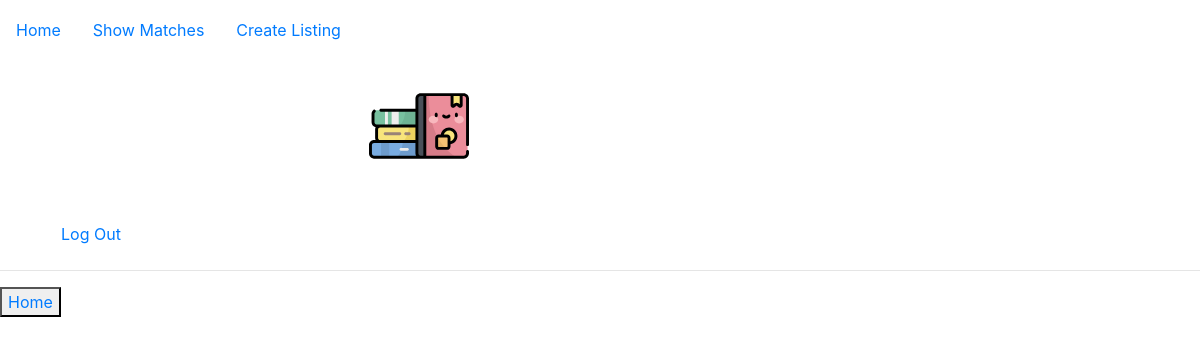
Before: /active (signed in) with the older database file.
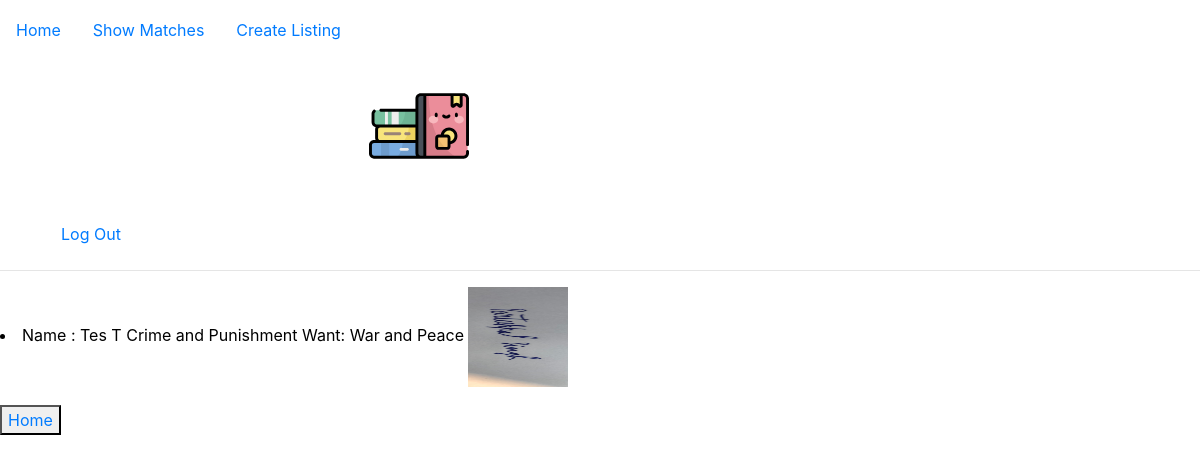
After: the same page with the newer database file.
### bookswap/models.py (models this page shows, shortened)
class Listing(models.Model):
    user=models.ForeignKey(settings.AUTH_USER_MODEL,on_delete=models.CASCADE)
    first_name=models.CharField(max_length=30)
    last_name=models.CharField(max_length=30)
    have=models.CharField(max_length=120)
    want=models.CharField(max_length=120)
    img=models.ImageField(upload_to="images/'",null=True)
    check_req=models.IntegerField(max_length=4,default=0)

### bookswap/views.py (the view)
# urls.py: path("active",views.active_listings,name="active"),
def active_listings(request):
     data=Listing.objects.filter(check_req=0)
     data1=Listing.objects.filter(check_req=1)
     if data==None and data1==None:
      return render(request,'bookswap/nomatch.html',{
         'data':data,'data1':data1
      })
     else:
         return render(request,'bookswap/active_listings.html',{
         'data':data,'data1':data1
      })

### bookswap/templatetags/customfuncs.py (called while the page is built)
@register.simple_tag
def converter(value):
    return str(value)

### bookswap/templates/bookswap/active_listings.html (shortened to what this page needs)
{% extends "bookswap/layout.html" %}
{% load customfuncs %}
{% block body %}
<form method="GET">
     {% for i in data %}
     {% converter i.user as cuser %}
     {% if user.username == cuser %}
     <li class="listings">
        <label for="Name">Name : {{i.first_name}}
        {{i.last_name}}
        <label for='Have'>{{i.have}}</label>
        Want: {{i.want}}
        {% ifequal i.img "static/bookswap/book.svg" %}
        <img src="{{i.img}}" height="100" width="100">
        {% else %}
        <img src="bookswap/media/{{i.img}}" height="100" width="100" >
        {% endifequal %}
      </li>
        {% endif %}
    {% endfor %}
    </form>
{% endblock %}

Changed rows visible on the page:
now on this page (row edited): Listing: first_name "Tes", last_name "T", have "Crime and Punishment", want "War and Peace", img (picture)
